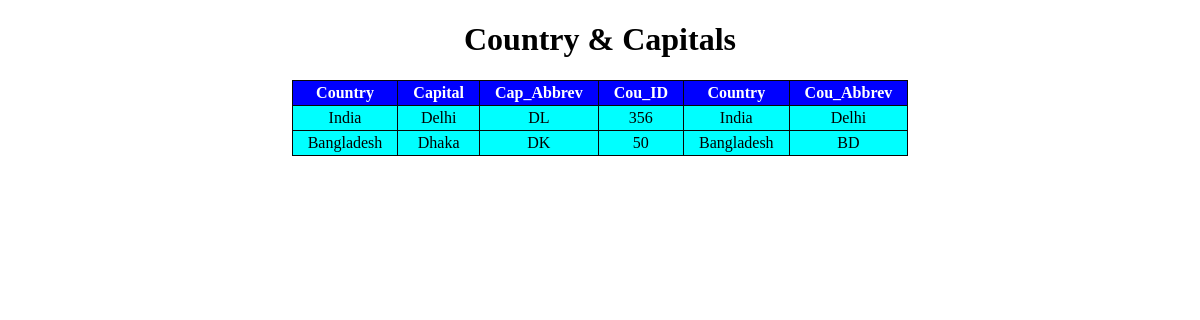
Page /coucap/ on the committed database.
### app/models.py (models this page shows, shortened)
class Capital(models.Model):
    cou_name=models.OneToOneField(Country,on_delete=models.CASCADE)
    cap_name=models.CharField(max_length=30)
    cap_abb=models.CharField(max_length=10)

class Country(models.Model):
    cou_name=models.CharField(max_length=30,primary_key=True)
    cou_id=models.IntegerField()
    cou_abb=models.CharField(max_length=10)
    def __str__(self):
        return self.cou_name

### app/views.py (the view)
# urls.py: path('coucap/',coucap,name='coucap'),
def coucap(request):
    LCCO=Capital.objects.all().select_related('cou_name')
    LCCO=Capital.objects.select_related('cou_name').filter(cap_name__startswith='d')
    dic={'LCCO':LCCO}
    return render(request,'coucap.html',dic)

### templates/coucap.html (shortened to what this page needs)
<!DOCTYPE html>
<html lang="en">
<head>
</head>
<body>
    <center>
        <h1>Country & Capitals</h1>
        <table>
            <tr>
                <th>Country</th>
                <th>Capital</th>
                <th>Cap_Abbrev</th>
                <th>Cou_ID</th>
                <th>Country</th>
                <th>Cou_Abbrev</th>
            </tr>
            {% for CO in LCCO %}
            <tr>
                <td>{{CO.cou_name}}</td>
                <td>{{CO.cap_name}}</td>
                <td>{{CO.cap_abb}}</td>
                <td>{{CO.cou_name.cou_id}}</td>
                <td>{{CO.cou_name.cou_name}}</td>
                <td>{{CO.cou_name.cou_abb}}</td>
            </tr>
            {% endfor %}
        </table>
    </center>
</body>
</html>

### templates/coucap.html (style rules this page uses)
table { text-align: center; border-radius: 0px 5px; border-collapse: collapse; }
th { background-color: blue; color: white; }
td { background-color: aqua; }
td,th { padding: 3px 15px; border: 1px solid rgb(7, 7, 7); }

### rows in the picture
Capital: cou_name "India", cap_name "Delhi", cap_abb "DL", cou_name.cou_id "356", cou_name.cou_name "India", cou_name.cou_abb "Delhi"
Capital: cou_name "Bangladesh", cap_name "Dhaka", cap_abb "DK", cou_name.cou_id "50", cou_name.cou_name "Bangladesh", cou_name.cou_abb "BD"
